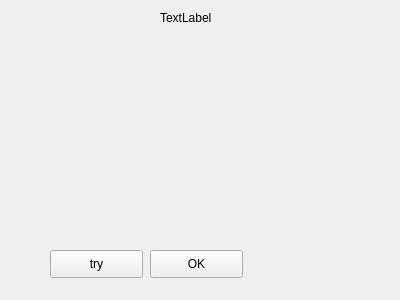
<?xml version="1.0" encoding="UTF-8"?>
<ui version="4.0">
 <class>treewidget</class>
 <widget class="QWidget" name="treewidget">
  <property name="geometry">
   <rect>
    <x>0</x>
    <y>0</y>
    <width>400</width>
    <height>300</height>
   </rect>
  </property>
  <property name="windowTitle">
   <string>Form</string>
  </property>
  <widget class="QPushButton" name="leavebutton">
   <property name="geometry">
    <rect>
     <x>150</x>
     <y>250</y>
     <width>93</width>
     <height>28</height>
    </rect>
   </property>
   <property name="text">
    <string>OK</string>
   </property>
  </widget>
  <widget class="QPushButton" name="mainwindow">
   <property name="geometry">
    <rect>
     <x>50</x>
     <y>250</y>
     <width>93</width>
     <height>28</height>
    </rect>
   </property>
   <property name="text">
    <string>try</string>
   </property>
  </widget>
  <widget class="QLabel" name="label1">
   <property name="geometry">
    <rect>
     <x>160</x>
     <y>10</y>
     <width>72</width>
     <height>15</height>
    </rect>
   </property>
   <property name="text">
    <string>TextLabel</string>
   </property>
  </widget>
 </widget>
 <resources/>
 <connections>
  <connection>
   <sender>leavebutton</sender>
   <signal>clicked()</signal>
   <receiver>treewidget</receiver>
   <slot>close()</slot>
   <hints>
    <hint type="sourcelabel">
     <x>195</x>
     <y>268</y>
    </hint>
    <hint type="destinationlabel">
     <x>321</x>
     <y>277</y>
    </hint>
   </hints>
  </connection>
  <connection>
   <sender>mainwindow</sender>
   <signal>clicked()</signal>
   <receiver>label1</receiver>
   <slot>repaint()</slot>
   <hints>
    <hint type="sourcelabel">
     <x>86</x>
     <y>251</y>
    </hint>
    <hint type="destinationlabel">
     <x>192</x>
     <y>19</y>
    </hint>
   </hints>
  </connection>
 </connections>
</ui>
